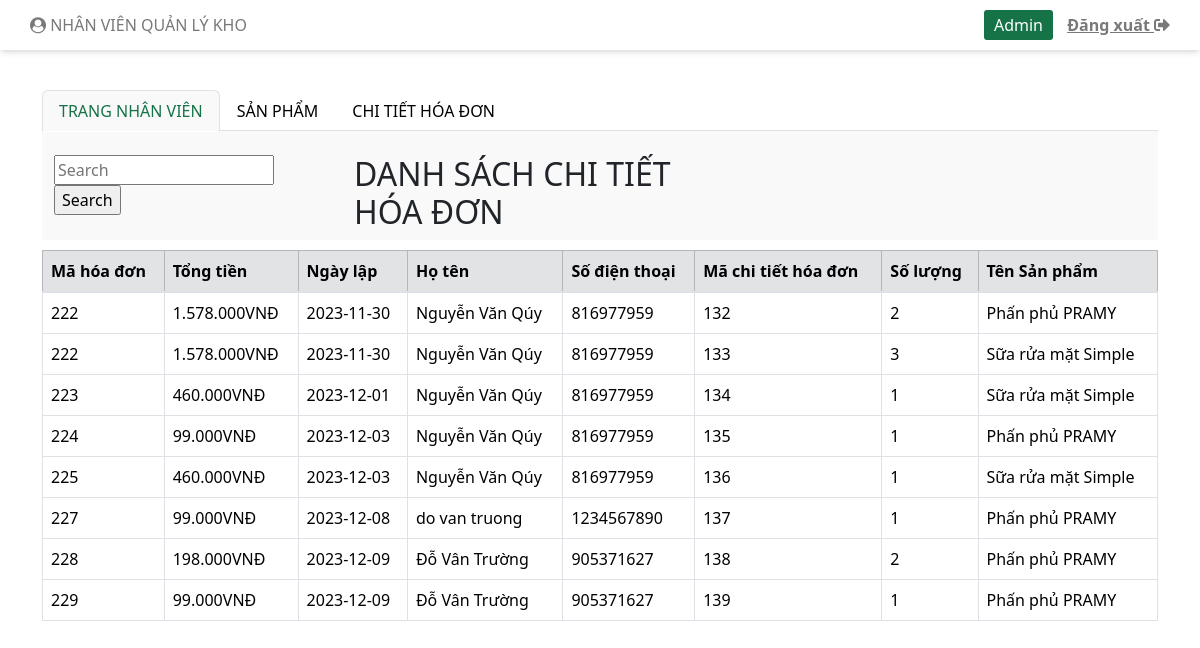
Screenshot of /indexNVBH.php?hoa-don (signed in) with the database file from the repository.
### tables this page shows
CREATE TABLE `hoadon` (
  `MaHoaDon` int(11) NOT NULL,
  `TongTien` double NOT NULL,
  `NgayLap` date NOT NULL,
  `MaNhanVien` int(11) DEFAULT NULL,
  `MaKhachHang` int(11) DEFAULT NULL,
  `DiaChiGiaoHang` varchar(100) NOT NULL,
  `HoTen` varchar(100) NOT NULL,
  `SoDienThoai` int(11) NOT NULL,
  `Email` varchar(50) NOT NULL
);

CREATE TABLE `chitiethoadon` (
  `MaChiTietHoaDon` int(11) NOT NULL,
  `TongTien` double NOT NULL,
  `MaSanPham` int(11) NOT NULL,
  `MaHoaDon` int(11) NOT NULL,
  `SoLuong` int(11) NOT NULL
);

CREATE TABLE `sanpham` (
  `MaSanPham` int(11) NOT NULL,
  `TenSanPham` varchar(100) NOT NULL,
  `SoLuongTon` int(11) NOT NULL DEFAULT 1,
  `MoTa` varchar(100) DEFAULT NULL,
  `GiaBan` double NOT NULL,
  `GiaNhap` double NOT NULL,
  `ThuongHieu` varchar(100) DEFAULT NULL,
  `HinhAnh` varchar(50) NOT NULL,
  `HanSuDung` date DEFAULT NULL,
  `LoaiSanPham` int(11) NOT NULL,
  `NhaCungCap` int(11) NOT NULL,
  `trangThai` tinyint(4) NOT NULL DEFAULT 1
);

### model/mChiTietHoaDon_NVBH.php (called while the page is built, shortened)
<?php
    include_once("connect.php");
    class MCTHoaDon {
        function selectAllCTHoaDon() {
            $p = new ConnectDB();
            if ($p->connect_DB($conn)) {
                $str = "SELECT
                hd.MaHoaDon,
                hd.TongTien,
                hd.NgayLap,
                hd.HoTen,
                hd.SoDienThoai,
                cthd.MaChiTietHoaDon,
                cthd.SoLuong,
                sp.TenSanPham
            FROM
                hoadon hd
            JOIN
                chitiethoadon cthd ON hd.MaHoaDon = cthd.MaHoaDon
            JOIN
                sanpham sp ON cthd.MaSanPham = sp.MaSanPham;";
                $tbl = mysqli_query($conn,$str);
                return $tbl;
            } else {
                return false;
            }
        }
    }
?>

### model/connect.php (called while the page is built, shortened)
<?php
    class ConnectDB{
        function connect_DB(& $conn){
            $conn = mysqli_connect("localhost", "root", "", "mypham");
            if ($conn){
                mysqli_set_charset($conn, "utf8");
                return $conn;
            }else{
                return false;
            }
        }
    }
?>

### controller/cChiTietHoaDon_NVBH.php (called while the page is built, shortened)
<?php
    include_once("Model/mChiTietHoaDon_NVBH.php");
    class CCTHoaDon{
        function getAllCTHoaDon(){
            $p = new MCTHoaDon();
            $tbl = $p -> selectAllCTHoaDon();
            return $tbl;
        }
    }
?>

### view/vChiTietHoaDon_NVBH.php (the view, shortened to what this page needs)
<?php
    include_once("controller/cChiTietHoaDon_NVBH.php");
    class VCTHoaDon{
        function viewAllCTHoaDon(){
            $p = new CCTHoaDon();
            $tbl = $p -> getAllCTHoaDon();
            showCTHoaDon($tbl);
        }
    }
    function showCTHoaDon($tbl){
        if($tbl){
            if(mysqli_num_rows($tbl) >0){
                echo '
                <div id="hoa-don" class="container tab-pane active"><br>
                <div class="row timKiem-them">
                    <div class="timKiem input-group mb-3 col-md-5">
                        <form action="indexNVBH.php" method="get">
                                 <input type="text" name="txtSearchHD" size="18" placeholder = "Search" value = "';
                                 if(isset($_REQUEST["txtSearchHD"])) echo $_REQUEST["txtSearchHD"];
                                 echo '" >
                                 <input type="submit" name="btnSearchHD" class="btnCus" value="Search">
                        </form>
                    </div>
                    <div class="timKiem col-md-4">
                        <h2>DANH SÁCH CHI TIẾT HÓA ĐƠN</h2>
                    </div>
                </div>
                </div>
                ';
                echo "<table class='prod_tbl'> <tr>";
                    echo'
                    <table class="table table-bordered table-hover " id="myTable">
                    <thead class="table-secondary">
                        <tr class="ex">
                            <th width="auto">Mã hóa đơn</th>
                            <th>Tổng tiền</th>
                            <th>Ngày lập</th>
                            <th>Họ tên</th>
                            <th>Số điện thoại</th>
                            <th width="auto">Mã chi tiết hóa đơn</th>
                            <th>Số lượng</th>
                            <th width="auto">Tên Sản phẩm</th>
                        </tr>
                    </thead>
                    ';
                    while($row = mysqli_fetch_assoc($tbl)){
                            echo "<tr >";
                            echo "<td>".$row["MaHoaDon"]."</td>";
                            echo "<td>".number_format($row["TongTien"], 0,".", ".")."VNĐ</td>";
                            echo "<td>".$row["NgayLap"]."</td>";
                            echo "<td>".$row["HoTen"]."</td>";
                            echo "<td>".$row["SoDienThoai"]."</td>";
                            echo "<td>".$row["MaChiTietHoaDon"]."</td>";
                            echo "<td>".$row["SoLuong"]."</td>";
                            echo "<td>".$row["TenSanPham"]."</td>";
                            echo "</tr>";
                    }
                    echo "</table>";
        }else{
            echo"Không tìm thấy chi tiết hóa đơn!";
            echo header("refresh: 1; url='indexNVBH.php?hoa-don'");
        }
    }
    }
?>

### css/styleNVBH.css (style rules this page uses)
.timKiem-them { margin-bottom: 10px; }
.container.tab-pane.active { background-color: #f9f9f9 !important; }
body { height: 100%; margin: 0; display: flex; flex-direction: column; background-color: #9ecb9e; }

### css/styleAdmin.css (style rules this page uses)
.timKiem-them { margin-bottom: 10px; }
.timKiem { display: flex; flex-wrap: nowrap; justify-content: center; }
.input-group.mb-3.col-md-5 { width: 300px; }
.container.tab-pane.active { background-color: #f9f9f9 !important; }

### rows the page displays
hoadon: MaHoaDon "222", TongTien "1.578.000", NgayLap "2023-11-30", HoTen "Nguyễn Văn Qúy", SoDienThoai "816977959", chitiethoadon.MaChiTietHoaDon "132", chitiethoadon.SoLuong "2", sanpham.TenSanPham "Phấn phủ PRAMY", chitiethoadon.MaChiTietHoaDon "133", chitiethoadon.SoLuong "3", sanpham.TenSanPham "Sữa rửa mặt Simple"
hoadon: MaHoaDon "223", TongTien "460.000", NgayLap "2023-12-01", HoTen "Nguyễn Văn Qúy", SoDienThoai "816977959", chitiethoadon.MaChiTietHoaDon "134", chitiethoadon.SoLuong "1", sanpham.TenSanPham "Sữa rửa mặt Simple"
hoadon: MaHoaDon "224", TongTien "99.000", NgayLap "2023-12-03", HoTen "Nguyễn Văn Qúy", SoDienThoai "816977959", chitiethoadon.MaChiTietHoaDon "135", chitiethoadon.SoLuong "1", sanpham.TenSanPham "Phấn phủ PRAMY"
hoadon: MaHoaDon "225", TongTien "460.000", NgayLap "2023-12-03", HoTen "Nguyễn Văn Qúy", SoDienThoai "816977959", chitiethoadon.MaChiTietHoaDon "136", chitiethoadon.SoLuong "1", sanpham.TenSanPham "Sữa rửa mặt Simple"
hoadon: MaHoaDon "227", TongTien "99.000", NgayLap "2023-12-08", HoTen "do van truong", SoDienThoai "1234567890", chitiethoadon.MaChiTietHoaDon "137", chitiethoadon.SoLuong "1", sanpham.TenSanPham "Phấn phủ PRAMY"
hoadon: MaHoaDon "228", TongTien "198.000", NgayLap "2023-12-09", HoTen "Đỗ Vân Trường", SoDienThoai "905371627", chitiethoadon.MaChiTietHoaDon "138", chitiethoadon.SoLuong "2", sanpham.TenSanPham "Phấn phủ PRAMY"
hoadon: MaHoaDon "229", TongTien "99.000", NgayLap "2023-12-09", HoTen "Đỗ Vân Trường", SoDienThoai "905371627", chitiethoadon.MaChiTietHoaDon "139", chitiethoadon.SoLuong "1", sanpham.TenSanPham "Phấn phủ PRAMY"
